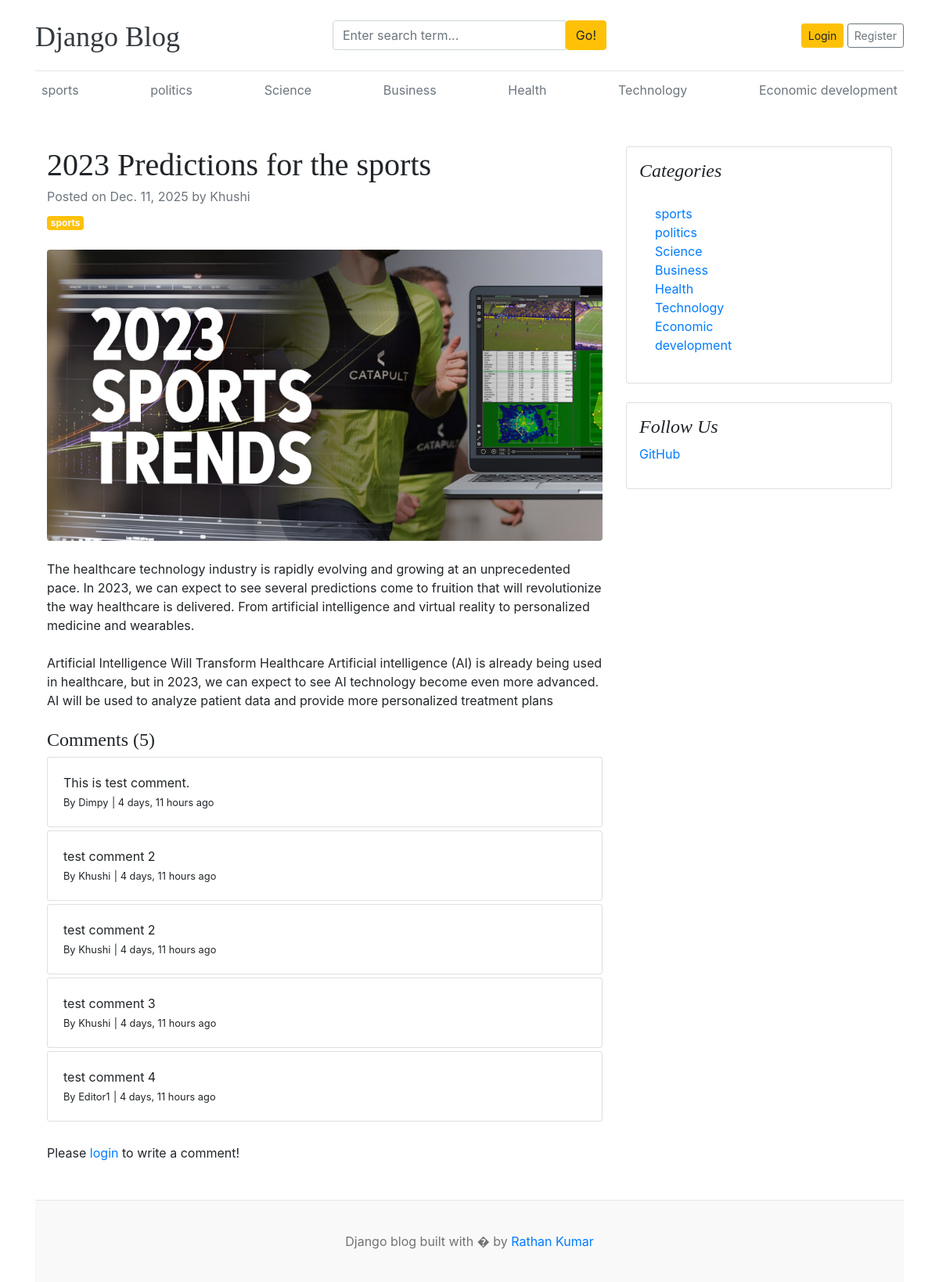
Page /blogs/2023-predictions-for-the-sports/ on the committed database.
### blogs/models.py (models this page shows, shortened)
class Category(models.Model):
    category_name = models.CharField(max_length=50, unique=True)
    created_at = models.DateField(auto_now_add=True)
    updated_at = models.DateTimeField(auto_now=True)
    class Meta :
        verbose_name_plural = 'categories'
    def __str__(self):
        return self.category_name

class Blog(models.Model):
    title = models.CharField(max_length=100)
    slug = models.SlugField(max_length=150, unique=True, blank=True)
    category = models.ForeignKey(Category, on_delete=models.CASCADE)
    author = models.ForeignKey(User, on_delete=models.CASCADE)
    featured_image = models.ImageField(upload_to='uploads/%y/%m/%d')
    short_description = models.TextField(max_length=500)
    blog_body = models.TextField(max_length=500)
    status = models.CharField(max_length=20,choices=STATUS_CHOICES,default="Draft")
    is_featured = models.BooleanField(default=False)
    created_at = models.DateField(auto_now_add=True)
    updated_at = models.DateTimeField(auto_now=True)

class Comment(models.Model):
    user = models.ForeignKey(User,on_delete=models.CASCADE)
    blog = models.ForeignKey(Blog , on_delete=models.CASCADE)
    comment = models.TextField(max_length=250)
    created_at = models.DateField(auto_now_add=True)
    updated_at = models.DateTimeField(auto_now=True)
    def __str__(self):
        return self.comment

### assignments/models.py (models this page shows, shortened)
class SocialLink(models.Model):
    platform = models.CharField(max_length=25)
    link = models.URLField(max_length=100)
    created_at = models.DateField(auto_now_add=True)
    update_at = models.DateTimeField(auto_now=True)

### blogs/views.py (the view, shortened to what this page needs)
# urls.py: path('blogs/<slug:slug>/', BlogsView.blogs, name='blogs'),
def blogs(request, slug):
    single_blog = get_object_or_404(Blog, slug=slug, status= 'Published')
    comments = Comment.objects.filter(blog=single_blog)
    comment_count = comments.count()
    context = {
        'single_blog': single_blog,
        'comments':comments,
        'comment_count':comment_count,
        }
    return render(request, 'blogs.html',  context)

### blogs/context_processors.py (called while the page is built)
def get_categories(request):
    categories = Category.objects.all()
    return dict(categories= categories)

def get_social_links(request):
    social_links = SocialLink.objects.all()
    return dict(social_links = social_links)

### templates/blogs.html
{% extends 'base.html' %}
{% block content %}
<div class="container mt-5">
    <div class="row">
        <div class="col-lg-8">
            <article>
                <header class="mb-4">
                    <h1 class="fw-bolder mb-1">{{ single_blog.title }}</h1>
                    <div class="text-muted fst-italic mb-2">Posted on {{ single_blog.created_at }} by {{ single_blog.author }}</div>
                    <a class="badge bg-warning text-decoration-none text-light" href="#!">{{ single_blog.category }}</a>
                </header>
                <figure class="mb-4"><img class="img-fluid rounded" src="{{ single_blog.featured_image.url }}"
                        alt="..." /></figure>
                <section class="mb-5">
                    <p class="fs-5 mb-4">{{ single_blog.short_description }}</p>
                    <p class="fs-5 mb-4">{{ single_blog.blog_body }}</p>
                    <h4>Comments ({{ comment_count }})</h4>
                    {% if comments %}
                    {% for comment in comments%}
                    <div class="card my-1">
                        <div class="card-body">
                            <p class="card-text mb-0">{{ comment }}</p>
                            <span>
                                <small>By {{ comment.user }}</small>
                                <small>| {{ comment.created_at|timesince }} ago</small>
                            </span>
                        </div>
                    </div>
                    {% endfor %}
                    {% else %}
                    No Comments yet.
                    {% endif %}
                    <br>
                    <div class="form-group">
                        {% if user.is_authenticated %}
                        <form action="" method="POST">
                            {% csrf_token %}
                            <div class="form-group">
                                <textarea name="comment" class="form-control"
                                    placeholder="Write your comment"></textarea>
                                <input type="submit" value="Submit" class="btn btn-primary mt-2">
                            </div>
                        </form>
                        {% else %}
                        <p>Please <span><a href="{% url 'login' %}">login</a></span> to write a comment!</p>
                        {% endif %}
                    </div>
                </section>
            </article>
        </div>
        <div class="col-lg-4">
            <div class="card mb-4 p-3">
                <h4 class="font-italic">Categories</h4>
                <div class="card-body">
                    <div class="row">
                        <div class="col-sm-6">
                            <ul class="list-unstyled mb-0">
                                {% for cat in categories %}
                                <li><a href="{% url 'posts_by_category' cat.id %}">{{ cat.category_name }}</a></li>
                                {% endfor %}
                            </ul>
                        </div>
                    </div>
                </div>
            </div>
            {% if social_links %}
            <div class="card mb-4 p-3">
                <h4 class="font-italic">Follow Us</h4>
                <ol class="list-unstyled">
                    {% for i in social_links %}
                    <li><a href="{{ i.link }}" target="_blank">{{ i.platform }}</a></li>
                    {% endfor %}
                </ol>
            </div>
            {% endif %}
        </div>
    </div>
</div>
{% endblock %}

### templates/base.html (shortened to what this page needs)
 {% load static %}
<!DOCTYPE html>
<html lang="en">
<head>
    <link href="https://getbootstrap.com/docs/4.0/dist/css/bootstrap.min.css" rel="stylesheet">
    <link href="{% static 'css/blog.css' %}" rel="stylesheet">
    <link rel="stylesheet" href="https://cdnjs.cloudflare.com/ajax/libs/font-awesome/4.7.0/css/font-awesome.min.css">
  </head>
<body>
    <div class="container">
      <header class="blog-header py-3">
        <div class="row flex-nowrap justify-content-between align-items-center">
          <div class="col-4 pt-1">
            <a class="blog-header-logo text-dark" href="/">Django Blog</a>
          </div>
          <div class="col-4">
            <form action="{% url 'search' %}" method="GET">
                  <div class="input-group">
                      <input class="form-control" type="text" name="keyword" value="{{ keyword }}" placeholder="Enter search term..." aria-label="Enter search term..." aria-describedby="button-search" />
                      <button type="submit" class="btn btn-warning" id="button-search" type="button">Go!</button>
                  </div>
            </form>
          </div>
          <div class="col-4 d-flex justify-content-end align-items-center">
            {% if not user.is_authenticated %}
            <a class="btn btn-sm btn-warning" href="{% url 'login' %}"> Login </a> &nbsp;
            <a class="btn btn-sm btn-outline-secondary" href="{% url 'register' %}">Register</a>
            {% else %}
            <span><a href="{% url 'dashboard' %}">Dashboard</a></span>
            &emsp;
            <span><a href="{% url 'logout' %}">Logout</a></span>
            {% endif %}
          </div>
        </div>
      </header>
      <div class="nav-scroller py-1 mb-2">
        <nav class="nav d-flex justify-content-between">
          {% for cat in categories %}
          <a class="p-2 text-muted" href="{% url 'posts_by_category' cat.id %}">{{ cat.category_name }}</a>
          {% endfor %}
        </nav>
      </div>
{% block content%}
{% endblock %}
 <footer class="blog-footer">
  <p>Django blog built with � by <a href="#">Rathan Kumar</a></p>
</footer>
</body>
</html>

### blog_main/static/css/blog.css (style rules this page uses)
.blog-header { border-bottom: 1px solid #e5e5e5; }
.blog-header-logo { font-family: "Playfair Display", Georgia, "Times New Roman", serif; font-size: 2.25rem; }
h1, h2, h3, h4, h5, h6 { font-family: "Playfair Display", Georgia, "Times New Roman", serif; }
.blog-footer { padding: 2.5rem 0; color: #727272; text-align: center; background-color: #f9f9f9; border-top: .05rem solid #e5e5e5; }
.blog-footer p:last-child { margin-bottom: 0; }

### rows in the picture
Category: category_name "sports"
Category: category_name "politics"
Category: category_name "Science"
Category: category_name "Business"
Category: category_name "Health"
Category: category_name "Technology"
Category: category_name "Economic development"
Blog: title "2023 Predictions for the sports", created_at "Dec. 11, 2025", author "Khushi", category "sports", featured_image (picture), short_description "The healthcare technology industry is rapidly evolving and growing at an unprecedented pace. In 2023, we can expect to see several predictions come to fruition that will revolutionize the way healthcare is delivered. From artificial intelligence and virtual reality to personalized medicine and wearables.", blog_body "Artificial Intelligence Will Transform Healthcare Artificial intelligence (AI) is already being used in healthcare, but in 2023, we can expect to see AI technology become even more advanced. AI will be used to analyze patient data and provide more personalized treatment plans"
Comment: comment "This is test comment.", user "Dimpy", created_at "4 days, 11 hours"
Comment: comment "test comment 2", user "Khushi", created_at "4 days, 11 hours"
Comment: comment "test comment 2", user "Khushi", created_at "4 days, 11 hours"
Comment: comment "test comment 3", user "Khushi", created_at "4 days, 11 hours"
Comment: comment "test comment 4", user "Editor1", created_at "4 days, 11 hours"
SocialLink: platform "GitHub"

### other values in the picture
{{ comment_count }} "5"
